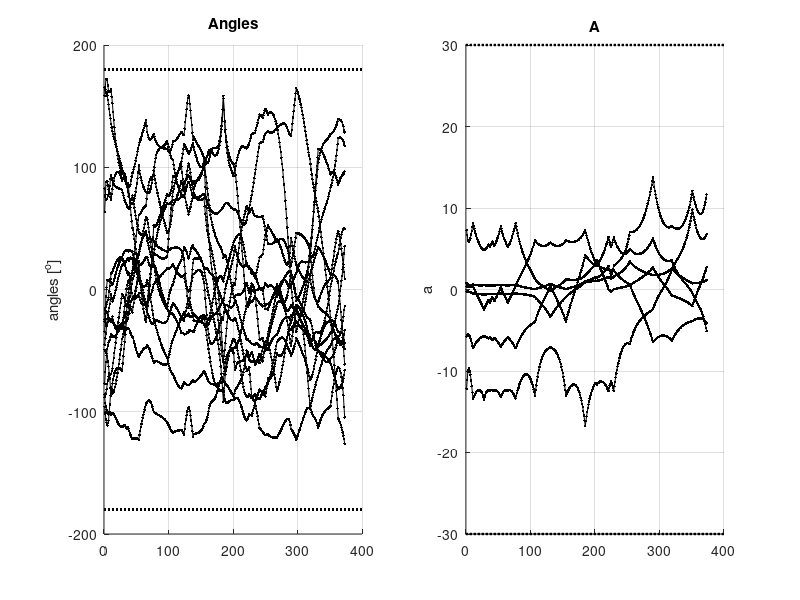

This figure's MATLAB source:
clear all
clc

% D = load('../robot_paths.txt');
D = dlmread('./path.txt',' ',1,0);
D = D(:,1:14);
A = dlmread('./afile.txt',' ',0,0);

figure(1)
clf
subplot(121)
hold on
for i = 1:14
    %     plot(D(:,1),D(:,i),'.-k');
    plot(rad2deg(D(:,i)),'.-k');
    
    %     plot(Do(:,i),'x--r');
    plot(xlim,180*[1 1],':k','linewidth',1.5);
    plot(xlim,-180*[1 1],':k','linewidth',1.5);
    
    grid on
    %     pause(1)
end
hold off
ylabel('angles [^o]');
title('Angles');

subplot(122)
hold on
for i = 1:6
    plot(A(:,i),'.-k');
    
    plot(xlim,30*[1 1],':k','linewidth',1.5);
    plot(xlim,-30*[1 1],':k','linewidth',1.5);
    
    grid on
end
hold off
ylabel('a');
title('A');


